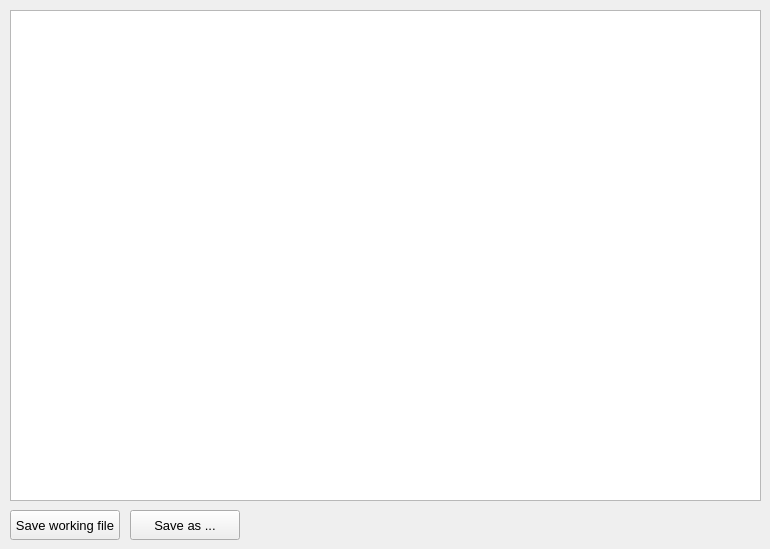
    <widget class="QWidget" name="tab_8">
     <attribute name="title">
      <string>Manual Edition</string>
     </attribute>
     <widget class="QPushButton" name="saveRamsinButton">
      <property name="geometry">
       <rect>
        <x>10</x>
        <y>510</y>
        <width>110</width>
        <height>30</height>
       </rect>
      </property>
      <property name="font">
       <font>
        <family>Arial</family>
        <pointsize>10</pointsize>
       </font>
      </property>
      <property name="text">
       <string>Save working file</string>
      </property>
     </widget>
     <widget class="QTextEdit" name="RamsinlineEdit">
      <property name="geometry">
       <rect>
        <x>10</x>
        <y>10</y>
        <width>751</width>
        <height>491</height>
       </rect>
      </property>
      <property name="font">
       <font>
        <family>Arial</family>
        <pointsize>10</pointsize>
       </font>
      </property>
      <property name="lineWrapMode">
       <enum>QTextEdit::NoWrap</enum>
      </property>
     </widget>
     <widget class="QPushButton" name="saveRamsinAsButton">
      <property name="geometry">
       <rect>
        <x>130</x>
        <y>510</y>
        <width>110</width>
        <height>30</height>
       </rect>
      </property>
      <property name="font">
       <font>
        <family>Arial</family>
        <pointsize>10</pointsize>
       </font>
      </property>
      <property name="text">
       <string>Save as ...</string>
      </property>
     </widget>
    </widget>
